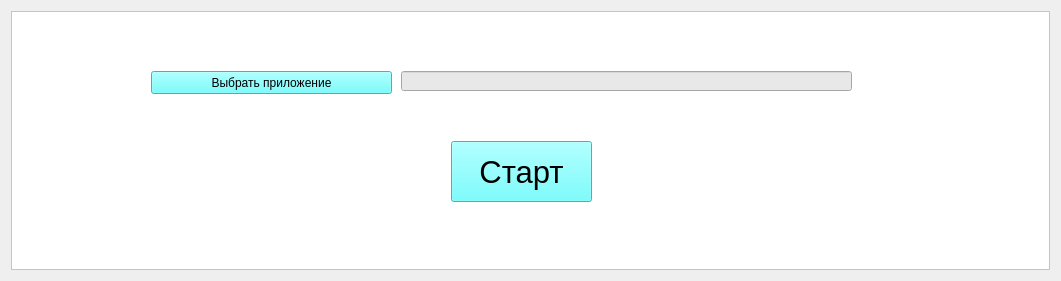
     <widget class="QWidget" name="verticalLayoutWidget">
      <property name="geometry">
       <rect>
        <x>10</x>
        <y>10</y>
        <width>1061</width>
        <height>281</height>
       </rect>
      </property>
      <layout class="QVBoxLayout" name="verticalLayout">
       <item>
        <widget class="QFrame" name="frame">
         <property name="palette">
          <palette>
           <active>
            <colorrole role="WindowText">
             <brush brushstyle="SolidPattern">
              <color alpha="255">
               <red>0</red>
               <green>0</green>
               <blue>0</blue>
              </color>
             </brush>
            </colorrole>
            <colorrole role="Button">
             <brush brushstyle="SolidPattern">
              <color alpha="255">
               <red>255</red>
               <green>255</green>
               <blue>255</blue>
              </color>
             </brush>
            </colorrole>
            <colorrole role="Light">
             <brush brushstyle="SolidPattern">
              <color alpha="255">
               <red>255</red>
               <green>255</green>
               <blue>255</blue>
              </color>
             </brush>
            </colorrole>
            <colorrole role="Midlight">
             <brush brushstyle="SolidPattern">
              <color alpha="255">
               <red>255</red>
               <green>255</green>
               <blue>255</blue>
              </color>
             </brush>
            </colorrole>
            <colorrole role="Dark">
             <brush brushstyle="SolidPattern">
              <color alpha="255">
               <red>127</red>
               <green>127</green>
               <blue>127</blue>
              </color>
             </brush>
            </colorrole>
            <colorrole role="Mid">
             <brush brushstyle="SolidPattern">
              <color alpha="255">
               <red>170</red>
               <green>170</green>
               <blue>170</blue>
              </color>
             </brush>
            </colorrole>
            <colorrole role="Text">
             <brush brushstyle="SolidPattern">
              <color alpha="255">
               <red>0</red>
               <green>0</green>
               <blue>0</blue>
              </color>
             </brush>
            </colorrole>
            <colorrole role="BrightText">
             <brush brushstyle="SolidPattern">
              <color alpha="255">
               <red>255</red>
               <green>255</green>
               <blue>255</blue>
              </color>
             </brush>
            </colorrole>
            <colorrole role="ButtonText">
             <brush brushstyle="SolidPattern">
              <color alpha="255">
               <red>0</red>
               <green>0</green>
               <blue>0</blue>
              </color>
             </brush>
            </colorrole>
            <colorrole role="Base">
             <brush brushstyle="SolidPattern">
              <color alpha="255">
               <red>255</red>
               <green>255</green>
               <blue>255</blue>
              </color>
             </brush>
            </colorrole>
            <colorrole role="Window">
             <brush brushstyle="SolidPattern">
              <color alpha="255">
               <red>255</red>
               <green>255</green>
               <blue>255</blue>
              </color>
             </brush>
            </colorrole>
            <colorrole role="Shadow">
             <brush brushstyle="SolidPattern">
              <color alpha="255">
               <red>0</red>
               <green>0</green>
               <blue>0</blue>
              </color>
             </brush>
            </colorrole>
            <colorrole role="AlternateBase">
             <brush brushstyle="SolidPattern">
              <color alpha="255">
               <red>255</red>
               <green>255</green>
               <blue>255</blue>
              </color>
             </brush>
            </colorrole>
            <colorrole role="ToolTipBase">
             <brush brushstyle="SolidPattern">
              <color alpha="255">
               <red>255</red>
               <green>255</green>
               <blue>220</blue>
              </color>
             </brush>
            </colorrole>
            <colorrole role="ToolTipText">
             <brush brushstyle="SolidPattern">
              <color alpha="255">
               <red>0</red>
               <green>0</green>
               <blue>0</blue>
              </color>
             </brush>
            </colorrole>
           </active>
           <inactive>
            <colorrole role="WindowText">
             <brush brushstyle="SolidPattern">
              <color alpha="255">
               <red>0</red>
               <green>0</green>
               <blue>0</blue>
              </color>
             </brush>
            </colorrole>
            <colorrole role="Button">
             <brush brushstyle="SolidPattern">
              <color alpha="255">
               <red>255</red>
               <green>255</green>
               <blue>255</blue>
              </color>
             </brush>
            </colorrole>
            <colorrole role="Light">
             <brush brushstyle="SolidPattern">
              <color alpha="255">
               <red>255</red>
               <green>255</green>
               <blue>255</blue>
              </color>
             </brush>
            </colorrole>
            <colorrole role="Midlight">
             <brush brushstyle="SolidPattern">
              <color alpha="255">
               <red>255</red>
               <green>255</green>
               <blue>255</blue>
              </color>
             </brush>
            </colorrole>
            <colorrole role="Dark">
             <brush brushstyle="SolidPattern">
              <color alpha="255">
               <red>127</red>
               <green>127</green>
               <blue>127</blue>
              </color>
             </brush>
            </colorrole>
            <colorrole role="Mid">
             <brush brushstyle="SolidPattern">
              <color alpha="255">
               <red>170</red>
               <green>170</green>
               <blue>170</blue>
              </color>
             </brush>
            </colorrole>
            <colorrole role="Text">
             <brush brushstyle="SolidPattern">
              <color alpha="255">
               <red>0</red>
               <green>0</green>
               <blue>0</blue>
              </color>
             </brush>
            </colorrole>
            <colorrole role="BrightText">
             <brush brushstyle="SolidPattern">
              <color alpha="255">
               <red>255</red>
               <green>255</green>
               <blue>255</blue>
              </color>
             </brush>
            </colorrole>
            <colorrole role="ButtonText">
             <brush brushstyle="SolidPattern">
              <color alpha="255">
               <red>0</red>
               <green>0</green>
               <blue>0</blue>
              </color>
             </brush>
            </colorrole>
            <colorrole role="Base">
             <brush brushstyle="SolidPattern">
              <color alpha="255">
               <red>255</red>
               <green>255</green>
               <blue>255</blue>
              </color>
             </brush>
            </colorrole>
            <colorrole role="Window">
             <brush brushstyle="SolidPattern">
              <color alpha="255">
               <red>255</red>
               <green>255</green>
               <blue>255</blue>
              </color>
             </brush>
            </colorrole>
            <colorrole role="Shadow">
             <brush brushstyle="SolidPattern">
              <color alpha="255">
               <red>0</red>
               <green>0</green>
               <blue>0</blue>
              </color>
             </brush>
            </colorrole>
            <colorrole role="AlternateBase">
             <brush brushstyle="SolidPattern">
              <color alpha="255">
               <red>255</red>
               <green>255</green>
               <blue>255</blue>
              </color>
             </brush>
            </colorrole>
            <colorrole role="ToolTipBase">
             <brush brushstyle="SolidPattern">
              <color alpha="255">
               <red>255</red>
               <green>255</green>
               <blue>220</blue>
              </color>
             </brush>
            </colorrole>
            <colorrole role="ToolTipText">
             <brush brushstyle="SolidPattern">
              <color alpha="255">
               <red>0</red>
               <green>0</green>
               <blue>0</blue>
              </color>
             </brush>
            </colorrole>
           </inactive>
           <disabled>
            <colorrole role="WindowText">
             <brush brushstyle="SolidPattern">
              <color alpha="255">
               <red>127</red>
               <green>127</green>
               <blue>127</blue>
              </color>
             </brush>
            </colorrole>
            <colorrole role="Button">
             <brush brushstyle="SolidPattern">
              <color alpha="255">
               <red>255</red>
               <green>255</green>
               <blue>255</blue>
              </color>
             </brush>
            </colorrole>
            <colorrole role="Light">
             <brush brushstyle="SolidPattern">
              <color alpha="255">
               <red>255</red>
               <green>255</green>
               <blue>255</blue>
              </color>
             </brush>
            </colorrole>
            <colorrole role="Midlight">
             <brush brushstyle="SolidPattern">
              <color alpha="255">
               <red>255</red>
               <green>255</green>
               <blue>255</blue>
              </color>
             </brush>
            </colorrole>
            <colorrole role="Dark">
             <brush brushstyle="SolidPattern">
              <color alpha="255">
               <red>127</red>
               <green>127</green>
               <blue>127</blue>
              </color>
             </brush>
            </colorrole>
            <colorrole role="Mid">
             <brush brushstyle="SolidPattern">
              <color alpha="255">
               <red>170</red>
               <green>170</green>
               <blue>170</blue>
              </color>
             </brush>
            </colorrole>
            <colorrole role="Text">
             <brush brushstyle="SolidPattern">
              <color alpha="255">
               <red>127</red>
               <green>127</green>
               <blue>127</blue>
              </color>
             </brush>
            </colorrole>
            <colorrole role="BrightText">
             <brush brushstyle="SolidPattern">
              <color alpha="255">
               <red>255</red>
               <green>255</green>
               <blue>255</blue>
              </color>
             </brush>
            </colorrole>
            <colorrole role="ButtonText">
             <brush brushstyle="SolidPattern">
              <color alpha="255">
               <red>127</red>
               <green>127</green>
               <blue>127</blue>
              </color>
             </brush>
            </colorrole>
            <colorrole role="Base">
             <brush brushstyle="SolidPattern">
              <color alpha="255">
               <red>255</red>
               <green>255</green>
               <blue>255</blue>
              </color>
             </brush>
            </colorrole>
            <colorrole role="Window">
             <brush brushstyle="SolidPattern">
              <color alpha="255">
               <red>255</red>
               <green>255</green>
               <blue>255</blue>
              </color>
             </brush>
            </colorrole>
            <colorrole role="Shadow">
             <brush brushstyle="SolidPattern">
              <color alpha="255">
               <red>0</red>
               <green>0</green>
               <blue>0</blue>
              </color>
             </brush>
            </colorrole>
            <colorrole role="AlternateBase">
             <brush brushstyle="SolidPattern">
              <color alpha="255">
               <red>255</red>
               <green>255</green>
               <blue>255</blue>
              </color>
             </brush>
            </colorrole>
            <colorrole role="ToolTipBase">
             <brush brushstyle="SolidPattern">
              <color alpha="255">
               <red>255</red>
               <green>255</green>
               <blue>220</blue>
              </color>
             </brush>
            </colorrole>
            <colorrole role="ToolTipText">
             <brush brushstyle="SolidPattern">
              <color alpha="255">
               <red>0</red>
               <green>0</green>
               <blue>0</blue>
              </color>
             </brush>
            </colorrole>
           </disabled>
          </palette>
         </property>
         <property name="autoFillBackground">
          <bool>false</bool>
         </property>
         <property name="styleSheet">
          <string notr="true">background-color: rgb(255, 255, 255);</string>
         </property>
         <property name="frameShape">
          <enum>QFrame::StyledPanel</enum>
         </property>
         <property name="frameShadow">
          <enum>QFrame::Raised</enum>
         </property>
         <widget class="QPushButton" name="pushButton">
          <property name="geometry">
           <rect>
            <x>440</x>
            <y>130</y>
            <width>141</width>
            <height>61</height>
           </rect>
          </property>
          <property name="palette">
           <palette>
            <active>
             <colorrole role="WindowText">
              <brush brushstyle="SolidPattern">
               <color alpha="255">
                <red>0</red>
                <green>0</green>
                <blue>0</blue>
               </color>
              </brush>
             </colorrole>
             <colorrole role="Button">
              <brush brushstyle="SolidPattern">
               <color alpha="255">
                <red>85</red>
                <green>255</green>
                <blue>255</blue>
               </color>
              </brush>
             </colorrole>
             <colorrole role="Light">
              <brush brushstyle="SolidPattern">
               <color alpha="255">
                <red>213</red>
                <green>255</green>
                <blue>255</blue>
               </color>
              </brush>
             </colorrole>
             <colorrole role="Midlight">
              <brush brushstyle="SolidPattern">
               <color alpha="255">
                <red>149</red>
                <green>255</green>
                <blue>255</blue>
               </color>
              </brush>
             </colorrole>
             <colorrole role="Dark">
              <brush brushstyle="SolidPattern">
               <color alpha="255">
                <red>42</red>
                <green>127</green>
                <blue>127</blue>
               </color>
              </brush>
             </colorrole>
             <colorrole role="Mid">
              <brush brushstyle="SolidPattern">
               <color alpha="255">
                <red>56</red>
                <green>170</green>
                <blue>170</blue>
               </color>
              </brush>
             </colorrole>
             <colorrole role="Text">
              <brush brushstyle="SolidPattern">
               <color alpha="255">
                <red>0</red>
                <green>0</green>
                <blue>0</blue>
               </color>
              </brush>
             </colorrole>
             <colorrole role="BrightText">
              <brush brushstyle="SolidPattern">
               <color alpha="255">
                <red>255</red>
                <green>255</green>
                <blue>255</blue>
               </color>
              </brush>
             </colorrole>
             <colorrole role="ButtonText">
              <brush brushstyle="SolidPattern">
               <color alpha="255">
                <red>0</red>
                <green>0</green>
                <blue>0</blue>
               </color>
              </brush>
             </colorrole>
             <colorrole role="Base">
              <brush brushstyle="SolidPattern">
               <color alpha="255">
                <red>85</red>
                <green>255</green>
                <blue>255</blue>
               </color>
              </brush>
             </colorrole>
             <colorrole role="Window">
              <brush brushstyle="SolidPattern">
               <color alpha="255">
                <red>85</red>
                <green>255</green>
                <blue>255</blue>
               </color>
              </brush>
             </colorrole>
             <colorrole role="Shadow">
              <brush brushstyle="SolidPattern">
               <color alpha="255">
                <red>0</red>
                <green>0</green>
                <blue>0</blue>
               </color>
              </brush>
             </colorrole>
             <colorrole role="AlternateBase">
              <brush brushstyle="SolidPattern">
               <color alpha="255">
                <red>170</red>
                <green>255</green>
                <blue>255</blue>
               </color>
              </brush>
             </colorrole>
             <colorrole role="ToolTipBase">
              <brush brushstyle="SolidPattern">
               <color alpha="255">
                <red>255</red>
                <green>255</green>
                <blue>220</blue>
               </color>
              </brush>
             </colorrole>
             <colorrole role="ToolTipText">
              <brush brushstyle="SolidPattern">
               <color alpha="255">
                <red>0</red>
                <green>0</green>
                <blue>0</blue>
               </color>
              </brush>
             </colorrole>
            </active>
            <inactive>
             <colorrole role="WindowText">
              <brush brushstyle="SolidPattern">
               <color alpha="255">
                <red>0</red>
                <green>0</green>
                <blue>0</blue>
               </color>
              </brush>
             </colorrole>
             <colorrole role="Button">
              <brush brushstyle="SolidPattern">
               <color alpha="255">
                <red>85</red>
                <green>255</green>
                <blue>255</blue>
               </color>
              </brush>
             </colorrole>
             <colorrole role="Light">
              <brush brushstyle="SolidPattern">
               <color alpha="255">
                <red>213</red>
                <green>255</green>
                <blue>255</blue>
               </color>
              </brush>
             </colorrole>
             <colorrole role="Midlight">
              <brush brushstyle="SolidPattern">
               <color alpha="255">
                <red>149</red>
                <green>255</green>
                <blue>255</blue>
               </color>
              </brush>
             </colorrole>
             <colorrole role="Dark">
              <brush brushstyle="SolidPattern">
               <color alpha="255">
                <red>42</red>
                <green>127</green>
                <blue>127</blue>
               </color>
              </brush>
             </colorrole>
             <colorrole role="Mid">
              <brush brushstyle="SolidPattern">
               <color alpha="255">
                <red>56</red>
                <green>170</green>
                <blue>170</blue>
               </color>
              </brush>
             </colorrole>
             <colorrole role="Text">
              <brush brushstyle="SolidPattern">
               <color alpha="255">
                <red>0</red>
                <green>0</green>
                <blue>0</blue>
               </color>
              </brush>
             </colorrole>
             <colorrole role="BrightText">
              <brush brushstyle="SolidPattern">
               <color alpha="255">
                <red>255</red>
                <green>255</green>
                <blue>255</blue>
               </color>
              </brush>
             </colorrole>
             <colorrole role="ButtonText">
              <brush brushstyle="SolidPattern">
               <color alpha="255">
                <red>0</red>
                <green>0</green>
                <blue>0</blue>
               </color>
              </brush>
             </colorrole>
             <colorrole role="Base">
              <brush brushstyle="SolidPattern">
               <color alpha="255">
                <red>85</red>
                <green>255</green>
                <blue>255</blue>
               </color>
              </brush>
             </colorrole>
             <colorrole role="Window">
              <brush brushstyle="SolidPattern">
               <color alpha="255">
                <red>85</red>
                <green>255</green>
                <blue>255</blue>
               </color>
              </brush>
             </colorrole>
             <colorrole role="Shadow">
              <brush brushstyle="SolidPattern">
               <color alpha="255">
                <red>0</red>
                <green>0</green>
                <blue>0</blue>
               </color>
              </brush>
             </colorrole>
             <colorrole role="AlternateBase">
              <brush brushstyle="SolidPattern">
               <color alpha="255">
                <red>170</red>
                <green>255</green>
                <blue>255</blue>
               </color>
              </brush>
             </colorrole>
             <colorrole role="ToolTipBase">
              <brush brushstyle="SolidPattern">
               <color alpha="255">
                <red>255</red>
                <green>255</green>
                <blue>220</blue>
               </color>
              </brush>
             </colorrole>
             <colorrole role="ToolTipText">
              <brush brushstyle="SolidPattern">
               <color alpha="255">
                <red>0</red>
                <green>0</green>
                <blue>0</blue>
               </color>
              </brush>
             </colorrole>
            </inactive>
            <disabled>
             <colorrole role="WindowText">
              <brush brushstyle="SolidPattern">
               <color alpha="255">
                <red>42</red>
                <green>127</green>
                <blue>127</blue>
               </color>
              </brush>
             </colorrole>
             <colorrole role="Button">
              <brush brushstyle="SolidPattern">
               <color alpha="255">
                <red>85</red>
                <green>255</green>
                <blue>255</blue>
               </color>
              </brush>
             </colorrole>
             <colorrole role="Light">
              <brush brushstyle="SolidPattern">
               <color alpha="255">
                <red>213</red>
                <green>255</green>
                <blue>255</blue>
               </color>
              </brush>
             </colorrole>
             <colorrole role="Midlight">
              <brush brushstyle="SolidPattern">
               <color alpha="255">
                <red>149</red>
                <green>255</green>
                <blue>255</blue>
               </color>
              </brush>
             </colorrole>
             <colorrole role="Dark">
              <brush brushstyle="SolidPattern">
               <color alpha="255">
                <red>42</red>
                <green>127</green>
                <blue>127</blue>
               </color>
              </brush>
             </colorrole>
             <colorrole role="Mid">
              <brush brushstyle="SolidPattern">
               <color alpha="255">
                <red>56</red>
                <green>170</green>
                <blue>170</blue>
               </color>
              </brush>
             </colorrole>
             <colorrole role="Text">
              <brush brushstyle="SolidPattern">
               <color alpha="255">
                <red>42</red>
                <green>127</green>
                <blue>127</blue>
               </color>
              </brush>
             </colorrole>
             <colorrole role="BrightText">
              <brush brushstyle="SolidPattern">
               <color alpha="255">
                <red>255</red>
                <green>255</green>
                <blue>255</blue>
               </color>
              </brush>
             </colorrole>
             <colorrole role="ButtonText">
              <brush brushstyle="SolidPattern">
               <color alpha="255">
                <red>42</red>
                <green>127</green>
                <blue>127</blue>
               </color>
              </brush>
             </colorrole>
             <colorrole role="Base">
              <brush brushstyle="SolidPattern">
               <color alpha="255">
                <red>85</red>
                <green>255</green>
                <blue>255</blue>
               </color>
              </brush>
             </colorrole>
             <colorrole role="Window">
              <brush brushstyle="SolidPattern">
               <color alpha="255">
                <red>85</red>
                <green>255</green>
                <blue>255</blue>
               </color>
              </brush>
             </colorrole>
             <colorrole role="Shadow">
              <brush brushstyle="SolidPattern">
               <color alpha="255">
                <red>0</red>
                <green>0</green>
                <blue>0</blue>
               </color>
              </brush>
             </colorrole>
             <colorrole role="AlternateBase">
              <brush brushstyle="SolidPattern">
               <color alpha="255">
                <red>85</red>
                <green>255</green>
                <blue>255</blue>
               </color>
              </brush>
             </colorrole>
             <colorrole role="ToolTipBase">
              <brush brushstyle="SolidPattern">
               <color alpha="255">
                <red>255</red>
                <green>255</green>
                <blue>220</blue>
               </color>
              </brush>
             </colorrole>
             <colorrole role="ToolTipText">
              <brush brushstyle="SolidPattern">
               <color alpha="255">
                <red>0</red>
                <green>0</green>
                <blue>0</blue>
               </color>
              </brush>
             </colorrole>
            </disabled>
           </palette>
          </property>
          <property name="font">
           <font>
            <pointsize>23</pointsize>
           </font>
          </property>
          <property name="autoFillBackground">
           <bool>false</bool>
          </property>
          <property name="styleSheet">
           <string notr="true">background-color: rgb(85, 255, 255);</string>
          </property>
          <property name="text">
           <string>Старт</string>
          </property>
         </widget>
         <widget class="QPushButton" name="pushButton_2">
          <property name="geometry">
           <rect>
            <x>140</x>
            <y>60</y>
            <width>241</width>
            <height>23</height>
           </rect>
          </property>
          <property name="styleSheet">
           <string notr="true">background-color: rgb(85, 255, 255);</string>
          </property>
          <property name="text">
           <string>Выбрать приложение</string>
          </property>
         </widget>
         <widget class="QLineEdit" name="lineEdit">
          <property name="geometry">
           <rect>
            <x>390</x>
            <y>60</y>
            <width>451</width>
            <height>20</height>
           </rect>
          </property>
          <property name="styleSheet">
           <string notr="true">background-color: rgb(232, 232, 232);</string>
          </property>
         </widget>
        </widget>
       </item>
      </layout>
     </widget>
